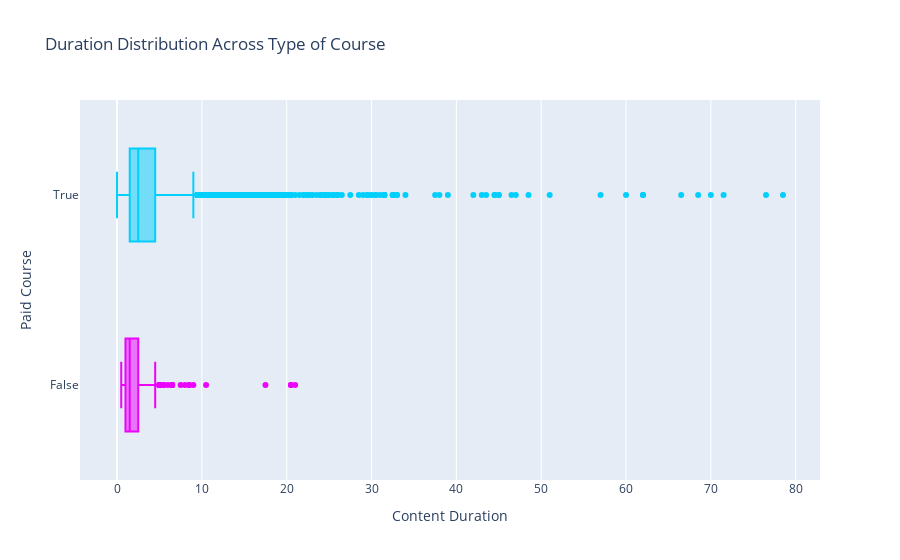

The cell this chart's notebook holds for it:
### Markdown cell above
## Course Duration Distribution

### Code cell
fig = px.box(courses_df,
       x='content_duration',
       y='is_paid',
       orientation='h',
       color='is_paid',
       title='Duration Distribution Across Type of Course',
       color_discrete_sequence=['#03cffc','#eb03fc']
      )


fig.update_layout(showlegend=False)
fig.update_xaxes(title='Content Duration')
fig.update_yaxes(title='Paid Course')
fig.show()

### Figure 1 — Plotly figure (JSON) as saved in the notebook; plotly's stock layout.template omitted (floating-point values rounded to 4 significant figures; data arrays with more than 128 entries replaced by an {"elided": "..."} marker saying what was removed)
{"data": [{"alignmentgroup": "True", "hovertemplate": "is_paid=%{y}<br>content_duration=%{x}<extra></extra>", "legendgroup": "True", "marker": {"color": "#03cffc"}, "name": "True", "notched": false, "offsetgroup": "True", "orientation": "h", "showlegend": true, "type": "box", "x": {"elided": "3368 float values"}, "x0": " ", "xaxis": "x", "y": {"elided": "3368 str values"}, "y0": " ", "yaxis": "y"}, {"alignmentgroup": "True", "hovertemplate": "is_paid=%{y}<br>content_duration=%{x}<extra></extra>", "legendgroup": "False", "marker": {"color": "#eb03fc"}, "name": "False", "notched": false, "offsetgroup": "False", "orientation": "h", "showlegend": true, "type": "box", "x": {"elided": "310 float values"}, "x0": " ", "xaxis": "x", "y": {"elided": "310 str values"}, "y0": " ", "yaxis": "y"}], "layout": {"autosize": true, "boxmode": "overlay", "legend": {"title": {"text": "is_paid"}, "tracegroupgap": 0}, "showlegend": false, "title": {"text": "Duration Distribution Across Type of Course"}, "xaxis": {"anchor": "y", "autorange": true, "domain": [0, 1], "range": [-4.361, 82.86], "title": {"text": "Content Duration"}, "type": "linear"}, "yaxis": {"anchor": "x", "autorange": true, "categoryarray": ["False", "True"], "categoryorder": "array", "domain": [0, 1], "range": [-0.5, 1.5], "title": {"text": "Paid Course"}, "type": "category"}}}
